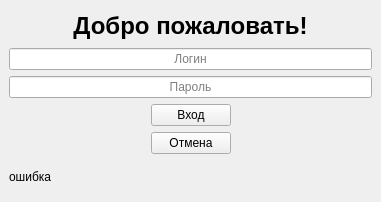
<?xml version="1.0" encoding="UTF-8"?>
<ui version="4.0">
 <class>MainWindow</class>
 <widget class="QMainWindow" name="MainWindow">
  <property name="geometry">
   <rect>
    <x>0</x>
    <y>0</y>
    <width>381</width>
    <height>202</height>
   </rect>
  </property>
  <property name="windowTitle">
   <string>форма входа</string>
  </property>
  <widget class="QWidget" name="centralwidget">
   <layout class="QVBoxLayout" name="verticalLayout">
    <item>
     <widget class="QLabel" name="label">
      <property name="font">
       <font>
        <pointsize>18</pointsize>
        <bold>true</bold>
       </font>
      </property>
      <property name="cursor">
       <cursorShape>ArrowCursor</cursorShape>
      </property>
      <property name="text">
       <string>Добро пожаловать!</string>
      </property>
      <property name="alignment">
       <set>Qt::AlignCenter</set>
      </property>
     </widget>
    </item>
    <item>
     <widget class="QLineEdit" name="line_login">
      <property name="text">
       <string/>
      </property>
      <property name="alignment">
       <set>Qt::AlignCenter</set>
      </property>
      <property name="placeholderText">
       <string>Логин</string>
      </property>
     </widget>
    </item>
    <item>
     <widget class="QLineEdit" name="line_password">
      <property name="echoMode">
       <enum>QLineEdit::Password</enum>
      </property>
      <property name="alignment">
       <set>Qt::AlignCenter</set>
      </property>
      <property name="placeholderText">
       <string>Пароль</string>
      </property>
     </widget>
    </item>
    <item>
     <layout class="QHBoxLayout" name="horizontalLayout">
      <item>
       <spacer name="horizontalSpacer">
        <property name="orientation">
         <enum>Qt::Horizontal</enum>
        </property>
        <property name="sizeHint" stdset="0">
         <size>
          <width>40</width>
          <height>20</height>
         </size>
        </property>
       </spacer>
      </item>
      <item>
       <widget class="QPushButton" name="btn_vhod">
        <property name="text">
         <string>Вход</string>
        </property>
       </widget>
      </item>
      <item>
       <spacer name="horizontalSpacer_2">
        <property name="orientation">
         <enum>Qt::Horizontal</enum>
        </property>
        <property name="sizeHint" stdset="0">
         <size>
          <width>40</width>
          <height>20</height>
         </size>
        </property>
       </spacer>
      </item>
     </layout>
    </item>
    <item>
     <layout class="QHBoxLayout" name="horizontalLayout_2">
      <item>
       <spacer name="horizontalSpacer_3">
        <property name="orientation">
         <enum>Qt::Horizontal</enum>
        </property>
        <property name="sizeHint" stdset="0">
         <size>
          <width>40</width>
          <height>20</height>
         </size>
        </property>
       </spacer>
      </item>
      <item>
       <widget class="QPushButton" name="btn_cancel">
        <property name="text">
         <string>Отмена</string>
        </property>
       </widget>
      </item>
      <item>
       <spacer name="horizontalSpacer_4">
        <property name="orientation">
         <enum>Qt::Horizontal</enum>
        </property>
        <property name="sizeHint" stdset="0">
         <size>
          <width>40</width>
          <height>20</height>
         </size>
        </property>
       </spacer>
      </item>
     </layout>
    </item>
    <item>
     <widget class="QLabel" name="L_error">
      <property name="text">
       <string>ошибка</string>
      </property>
     </widget>
    </item>
   </layout>
  </widget>
  <action name="action">
   <property name="text">
    <string>Выход</string>
   </property>
  </action>
 </widget>
 <resources/>
 <connections/>
</ui>
